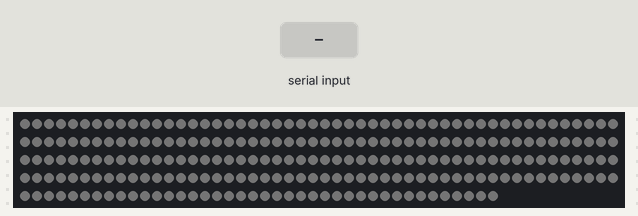
This sketch was run on a simulated Arduino Uno, built with avr-gcc and run on an emulated ATmega328P. Parts: 240 RGB LEDs in strip order, left to right, continuing on the next row. Inputs (shaded band) come from the test bench. Dim RGB values are drawn brighter than linear; what the sketch prints to the serial monitor is not drawn.

Above: at 1.2 s.

The sketch:

led_serial_ctrl.ino
```cpp
#include <Adafruit_NeoPixel.h>
#ifdef __AVR__
  #include <avr/power.h>
#endif
#define PIN            6
#define NUMPIXELS      240  // DEFINE YOUR NUM OF PIXELS!!!11elf
Adafruit_NeoPixel pixels = Adafruit_NeoPixel(NUMPIXELS, PIN, NEO_GRB + NEO_KHZ800);
int delayval = 5; // delay for half a second


String inputString = "";         // a string to hold incoming data
boolean stringComplete = false;  // whether the string is complete

void setup() {
  // initialize serial:
  Serial.begin(9600);
  // reserve 200 bytes for the inputString:
  inputString.reserve(200);

  pixels.begin();
}

int rcolor = 1;
int gcolor = 1;
int bcolor = 1;
char c;
int i;
int j;

void serialEvent() {
  while (Serial.available()) {
    // get the new byte:
    char inChar = (char)Serial.read();
    // add it to the inputString:
    inputString += inChar;
    // if the incoming character is a newline, set a flag
    // so the main loop can do something about it:
    if (inChar == '\n') {
      stringComplete = true;
    }
  }
}

void loop() {
  serialEvent();
  //Serial.println("NOPE");
  if (stringComplete) {
    Serial.println(inputString);
    if(inputString.length()==5)
    {
    c=inputString.charAt(0);
    rcolor= (c - 48)*24;
    c=inputString.charAt(1);
    gcolor= (c - 48)*24;
    c=inputString.charAt(2);
    bcolor= (c - 48)*24;
    }
    else
    Serial.println("Woppi!");
    // clear the string:
    inputString = "";
    stringComplete = false;
  }

    for(i=0;i<NUMPIXELS;i++)
    {
      pixels.setPixelColor(i, pixels.Color(rcolor,gcolor,bcolor));
      //pixels.show();
      //delay(10);
    }
      pixels.show();
      delay(100);
}


  /*

  for(i=0;i<NUMPIXELS;i++)
  {
    //define new random color
    rcolor = 10*random(1,25); //random(1,254);
    gcolor = 10*random(1,25); //random(1,254);
    bcolor = 10*random(1,25); //random(1,254);

    // present first color
    pixels.setPixelColor(0, pixels.Color(rcolor,gcolor,bcolor));
    pixels.show();
    delay(10);

    // move color to the end, NUMPIXELS-i: attach to existing colors
    for(j=2;j<NUMPIXELS-i;j=j+2)
    {
      pixels.setPixelColor(j-2, pixels.Color(0,0,0));
      pixels.setPixelColor(j, pixels.Color(rcolor,gcolor,bcolor));
      pixels.show();
      delay(delayval);
      if(j==(NUMPIXELS-i)-2)
      {
        pixels.setPixelColor(j, pixels.Color(0,0,0));
        pixels.setPixelColor(j+1, pixels.Color(rcolor,gcolor,bcolor));
              pixels.show();
      delay(delayval);
      }
    }
  }

  for(int i=0;i<NUMPIXELS;i++)
  {
    // clear strap
    pixels.setPixelColor(i, pixels.Color(0,0,0));
    pixels.show();
    delay(1);
  }
}

*/
```
